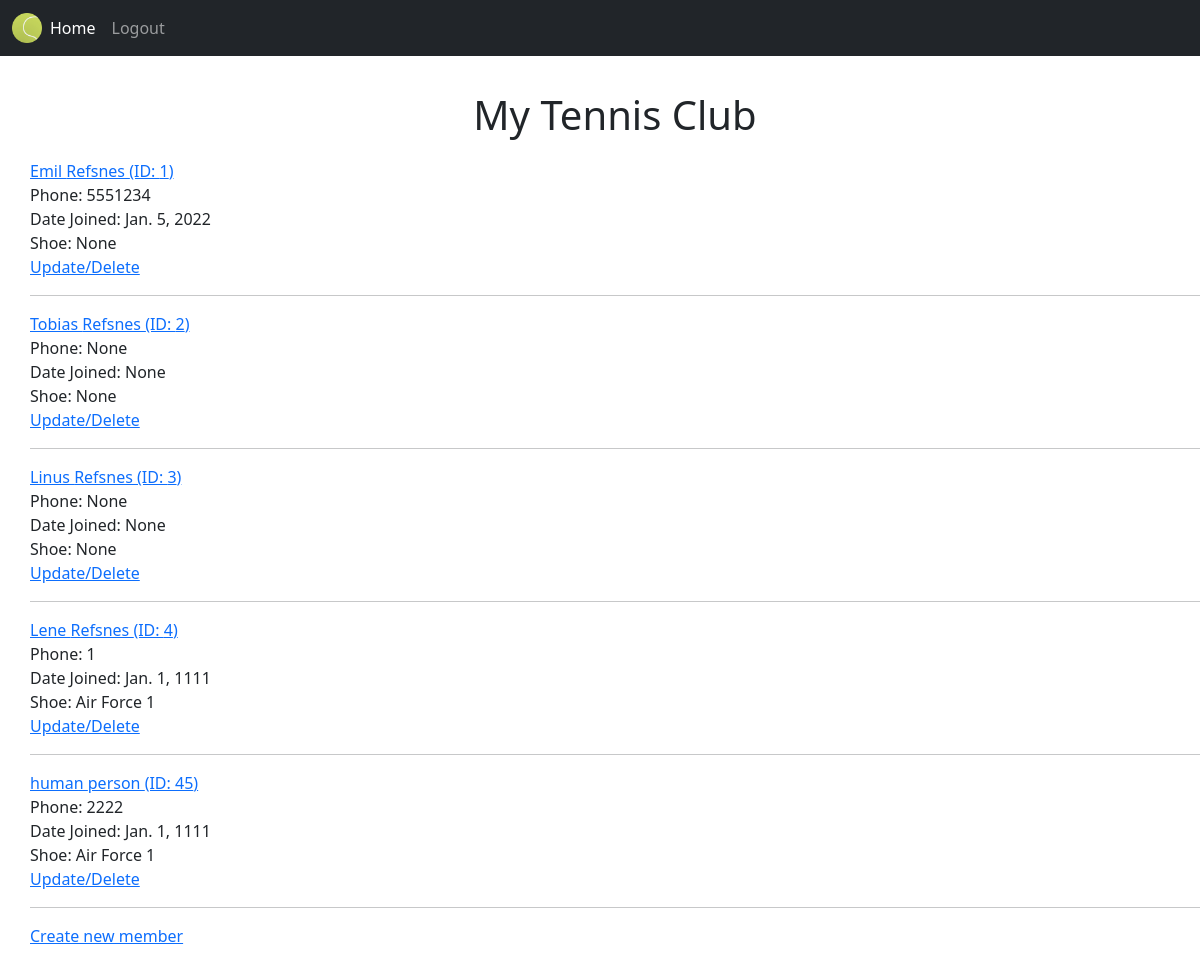
/list (signed in), run on an earlier commit of the app's database.
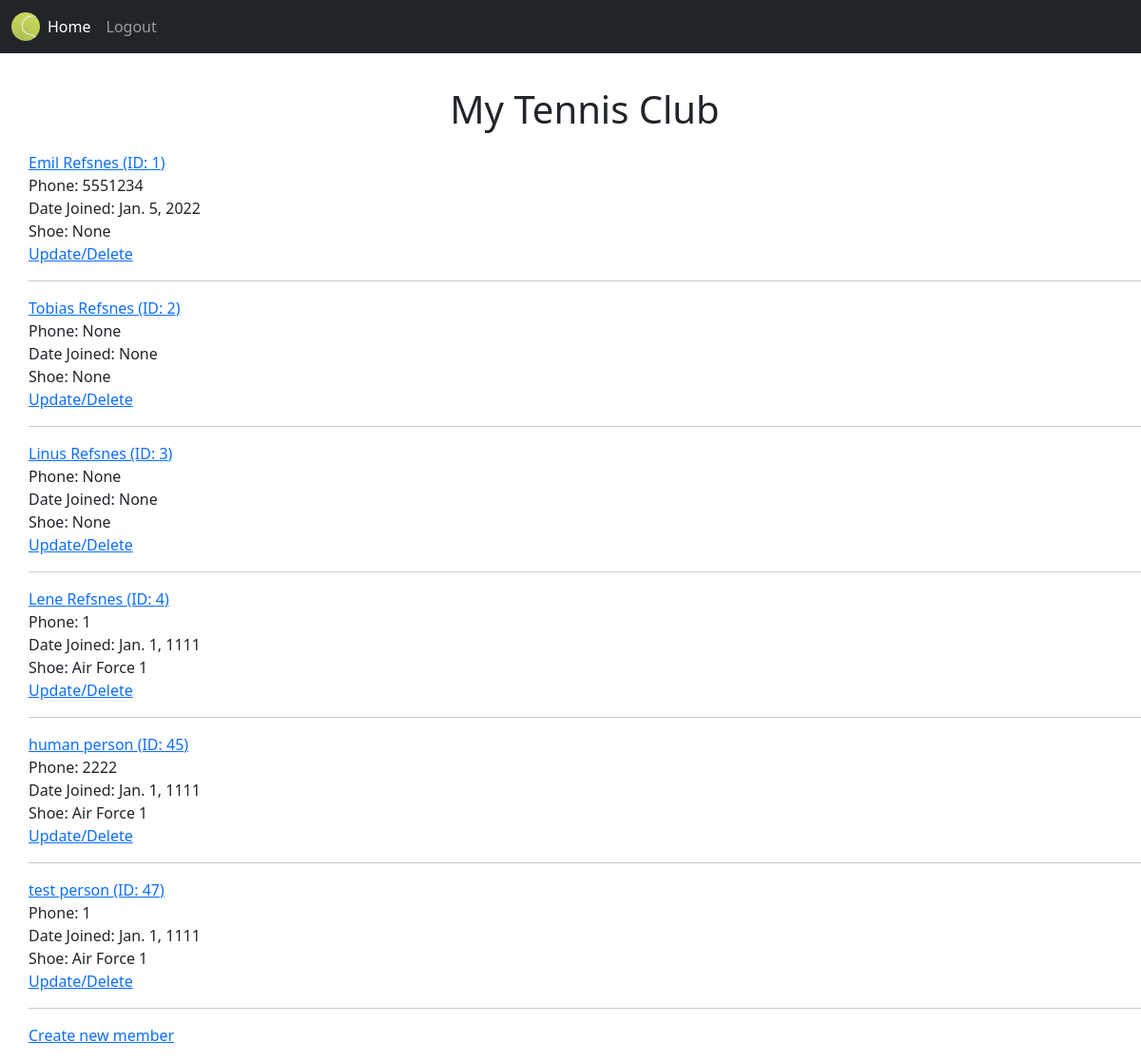
And on a later commit of the database.
### members/models.py (models this page shows, shortened)
class Member(models.Model):
    shoe = models.ForeignKey(ShoeBrand, on_delete=models.CASCADE, null=True)
    firstname = models.CharField(max_length=255)
    lastname = models.CharField(max_length=255)
    phone = models.IntegerField(null=True)
    joined_date = models.DateField(null=True)

class ShoeBrand(models.Model):
    modelname = models.CharField(max_length=255)
    brand = models.CharField(max_length=255)
    def __str__(self):
        return f"{self.modelname}"

### members/views.py (the view)
# urls.py: path('list', views.memberlist_view, name='memberlist_view'),
@login_required
@permission_required("members.view_member", login_url='http://127.0.0.1:8000/users/denied')
def memberlist_view(request):
    context = {}
    context["dataset"] = Member.objects.all()
    return render(request, "crud/listview.html", context)

### members/templates/crud/listview.html (shortened to what this page needs)
{% extends "master.html" %}
{% block content %}
    <h1>My Tennis Club</h1>
    {% for data in dataset %}
    <p>
      <a href="http://127.0.0.1:8000/{{data.id}}/detail">{{ data.firstname }} {{ data.lastname }} (ID: {{ data.id }}) </a><br/>
      Phone: {{ data.phone }}<br/>
      Date Joined: {{ data.joined_date }}<br/>
      Shoe: {{ data.shoe }}<br/>
      <a href="http://127.0.0.1:8000/{{data.id}}/ud">Update/Delete</a>
      <hr/>
      {% endfor %}
      <p>
        <a href="http://127.0.0.1:8000/create">Create new member</a>
      </p>
    </p>
{% endblock %}

What changed in the data, as far as the page shows it:
added Member: firstname "test", lastname "person", id "47", phone "1", joined_date "Jan. 1, 1111", shoe "Air Force 1"
